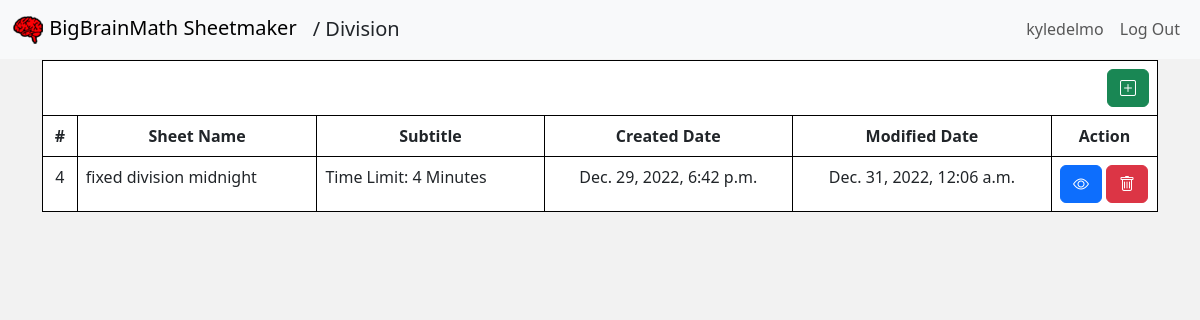
/division (signed in), run on the app's committed database.
### sheetmaker/models.py (models this page shows)
class Sheet(models.Model):
    user_id = models.PositiveIntegerField()
    sheet_name = models.CharField(max_length=50, default="Supermath Correspondence Contest")
    sheet_subname = models.CharField(max_length=50, default="Time Limit: 4 Minutes")
    problem_data = models.JSONField()
    sheet_type = models.CharField(max_length=20)
    created = models.DateTimeField(default=datetime.utcnow())
    modified = models.DateTimeField(default=datetime.utcnow())

class User(AbstractUser):
    pass

### sheetmaker/views.py (the view)
# urls.py: path('division', views.division, name='division'),
@login_required(login_url="/login")
def division(request):
    sheets = Sheet.objects.filter(sheet_type="division", user_id=request.user.id)
    return render(request, "sheetmaker/sheet.html", {
        "sheet_type": "Division",
        "sheets": sheets
    })

### sheetmaker/templates/sheetmaker/sheet.html (shortened to what this page needs)
{% extends "sheetmaker/layout.html" %}
{% load tz %}
{% load custom_tags %}
{% block subtitle %}
    <span class="sub-title">/&nbsp;{{ sheet_type }}</span>
{% endblock %}
{% block body %}
    <div class="problem-sheet">
        {% if sheet_type == "Multiplication" %}
            <table class="table table-hover">
                <thead>
                    <tr>
                        <th colspan="6" class="create-col">
                            <div>
                                <form action="{% url 'createMultiplication' %}" method="POST">
                                    {% csrf_token %}
                                    <button type="submit" class="btn btn-success">
                                        <i class="bi bi-plus-square"></i>
                                    </button>
                                </form>
                            </div>
                        </th>
                    </tr>
                    <tr>
                        <th scope="col">#</th>
                        <th scope="col">Sheet Name</th>
                        <th scope="col">Subtitle</th>
                        <th scope="col">Created Date</th>
                        <th scope="col">Modified Date</th>
                        <th scope="col" class="action-col">Action</th>
                    </tr>
                </thead>
                <tbody>
                    {% for sheet in sheets %}
                    <tr>
                        <td>{{ sheet.id }}</td>
                        <td class="text-start">{{ sheet.sheet_name }}</td>
                        <td class="text-start">{{ sheet.sheet_subname }}</td>
                        {% localtime on %}
                            <td class="datetime">{{ sheet.created }}</td>
                            <td class="datetime">{{ sheet.modified }}</td>
                        {% endlocaltime %}
                        <td class="action-col">
                            <a href="/multiplication/{{ sheet.id }}/view" class="btn btn-primary">
                                <i class="bi bi-eye"></i>
                            </a>
                            <form action="{% url 'deleteMultiplication' %}" method="POST">
                                {% csrf_token %}
                                <input name="sheet_id" type="hidden" value="{{ sheet.id }}">
                                <button type="submit" class="btn btn-danger">
                                    <i class="bi bi-trash"></i>
                                </button>
                            </form>
                        </td>
                    {% endfor %}
                </tbody>
            </table>
        {% elif sheet_type == "Division" %}
        <table class="table table-hover">
            <thead>
                <tr>
                    <th colspan="6" class="create-col">
                        <div>
                            <form action="{% url 'createDivision' %}" method="POST">
                                <button type="submit" class="btn btn-success">
                                    <i class="bi bi-plus-square"></i>
                                </button>
                            </form>
                        </div>
                    </th>
                </tr>
                <tr>
                    <th scope="col">#</th>
                    <th scope="col">Sheet Name</th>
                    <th scope="col">Subtitle</th>
                    <th scope="col">Created Date</th>
                    <th scope="col">Modified Date</th>
                    <th scope="col" class="action-col">Action</th>
                </tr>
            </thead>
            <tbody>
                {% for sheet in sheets %}
                <tr>
                    <td>{{ sheet.id }}</td>
                    <td class="text-start">{{ sheet.sheet_name }}</td>
                    <td class="text-start">{{ sheet.sheet_subname }}</td>
                    <td>{{ sheet.created|timezone:'America/Los_Angeles' }}</td>
                    <td>{{ sheet.modified|timezone:'America/Los_Angeles' }}</td>
                    <td class="action-col">
                        <a href="/division/{{ sheet.id }}/view" class="btn btn-primary">
                            <i class="bi bi-eye"></i>
                        </a>
                        <form action="{% url 'deleteDivision' %}" method="POST">
                            <button type="submit" class="btn btn-danger">
                                <i class="bi bi-trash"></i>
                            </button>
                        </form>
                    </td>
                    {% endfor %}
            </tbody>
        </table>
        {% endif %}
    </div>
{% endblock %}

### sheetmaker/templates/sheetmaker/layout.html (shortened to what this page needs)
{% load static %}
<!DOCTYPE html>
<html lang="en">
<head>
    <link href="https://cdn.jsdelivr.net/npm/bootstrap@5.3.0-alpha1/dist/css/bootstrap.min.css" rel="stylesheet"
 />
    <link rel="stylesheet" href="https://cdn.jsdelivr.net/npm/bootstrap-icons@1.9.1/font/bootstrap-icons.css" />
    <link rel="stylesheet" href="https://cdnjs.cloudflare.com/ajax/libs/animate.css/4.1.1/animate.min.css" />
    <link href="{% static 'sheetmaker/styles.css' %}" rel="stylesheet" />
</head>
<body>
    <div class="main container">
        <nav class="navbar fixed-top navbar-expand-lg bg-body-tertiary">
            <div class="container-fluid">
                <a class="navbar-brand" href="{% url 'index' %}">
                    <img src="{% static 'sheetmaker/images/supersmallmath32.png' %}">
                    <span>BigBrainMath Sheetmaker</span>
                </a>
                <div>{% block subtitle %}{% endblock %}</div>
                <div class="collapse navbar-collapse justify-content-end" id="navbarNav">
                    <ul class="navbar-nav">
                        {% if not user.is_authenticated %}
                        <li class="nav-item user-label">
                            <a class="nav-link" href="{% url 'login' %}">Log In</a>
                        </li>
                        <li class="nav-item user-label">
                            <a class="nav-link" href="{% url 'register' %}">Register</a>
                        </li>
                        {% else %}
                        <li class="nav-item user-label">
                            <a class="nav-link">{{ user.username }}</a>
                        </li>
                        <li class="nav-item user-label">
                            <a class="nav-link" href="{% url 'logout' %}">Log Out</a>
                        </li>
                        {% endif %}
                    </ul>
                </div>
            </div>
        </nav>
        {% block body %}
        {% endblock %}
    </div>
</body>
</html>

### sheetmaker/static/sheetmaker/styles.css (style rules this page uses)
html, body { margin: 0; min-height: 100%; background-color: #f2f2f2; }
.main { height: 100vh; --webkit-user-select: none; user-select: none; }
.user-label { justify-content: right }
.sub-title { font-size: var(--bs-navbar-brand-font-size); }
.problem-sheet { text-align: center; margin-top: 60px; }
.problem-sheet table.table thead tr th.create-col { text-align: right; }
.problem-sheet table.table thead tr th.action-col, .problem-sheet table.table tbody tr td.action-col { width: 105px; }
.problem-sheet table.table tbody tr td.action-col { display: flex; flex-direction: row; box-shadow: none; border: none; align-items: center; gap: 0.25em; }
table, th, td, tr { border:1px solid black; }

### data on the page
Sheet: sheet_type "Division", id "4", sheet_name "fixed division midnight", sheet_subname "Time Limit: 4 Minutes", created "Dec. 29, 2022, 6:42 p.m.", modified "Dec. 31, 2022, 12:06 a.m."
User: username "kyledelmo"
